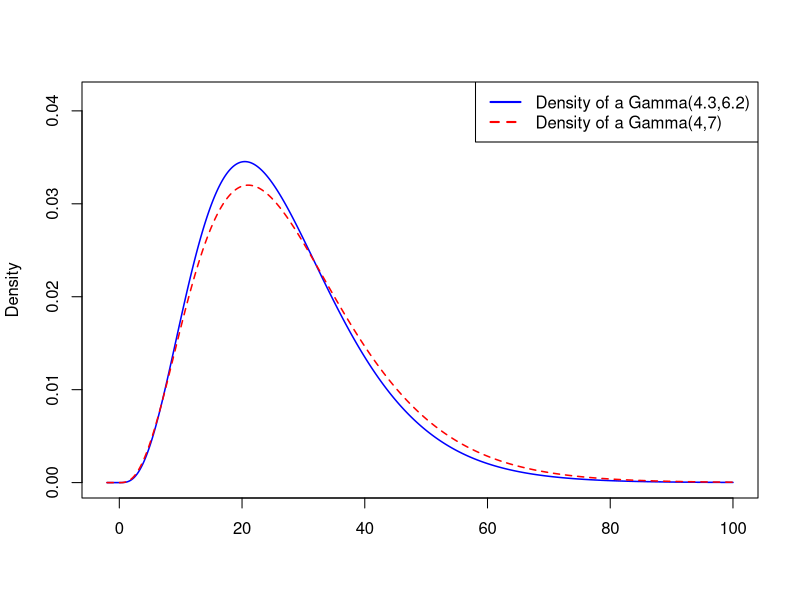
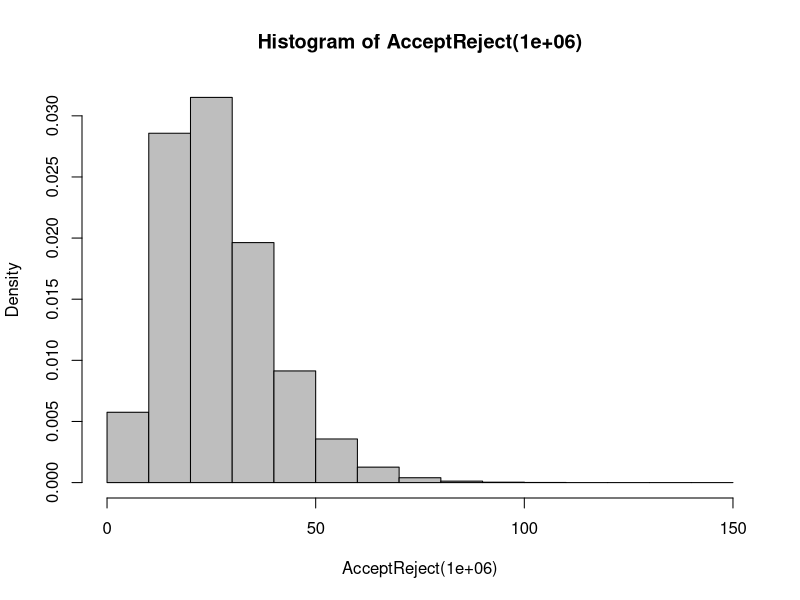

Here is the R script that generated these plots, in order: (Note: a time limit stopped this script after it produced the figures.)
# Exercise 7.1

#Calculate the mean of a Gamma(4.3,6.2) random variable using

#(a) Accept-Reject with a Gamma(4,7) candidate.

X <- seq(-2,100,length=100000)
Gamma_var1<-dgamma(X, shape = 4.3, scale = 6.2)
Gamma_var2<-dgamma(X, shape = 4, scale = 7)
par(mfrow = c(1,1))
plot(range(X), c(0,max(Gamma_var1)*1.2),type="n",xlab="",ylab="Density")
lines(X,Gamma_var1,col="blue",lty=1,lwd=1.5)
lines(X,Gamma_var2,col="red",lty=2,lwd=1.5)
legend("topright",c("Density of a Gamma(4.3,6.2)","Density of a Gamma(4,7)"), 
       lty=c(1,2), col=c("blue","red"),lwd=c(2,2))
Ratio<-Gamma_var1/Gamma_var2
M<-max(Ratio,na.rm=TRUE)


AcceptReject=function(nb_simulations, max_ratio=M){
  n<-ceiling(nb_simulations*max_ratio)
  candidate<-rgamma(n, shape = 4, scale = 7)
  uniform<-runif(n,max=max_ratio)
  result<-candidate[uniform<=dgamma(candidate, shape = 4.3, scale = 6.2)
                                /dgamma(candidate, shape = 4, scale = 7)]
  if(length(result)>=nb_simulations)  {
    return(result[1:nb_simulations])
  }
  else {
    return(c(result,AcceptReject(nb_simulations-length(result))))
  }
}
par(mfrow = c(1, 1))
hist(AcceptReject(1000000), prob=T, col='grey')
mean(AcceptReject(1000000))

real_mean_value<-4.3*6.2
real_variance_value<-4.3*6.2^2
N<-seq(0,100000, length=1000)
Y_acceptreject<-sapply(N,FUN=function(n){mean(AcceptReject(n))})
Y2_acceptreject<-sapply(N,FUN=function(n){var(AcceptReject(n))})
par(mfrow = c(2, 1))
plot(N,Y_acceptreject,type="n",main="Convergence of the AcceptReject algorithm",
     xlab="Number of simulations",ylab="Value of the estimator")
lines(N,Y_acceptreject,col="red",lwd=2)
abline(h=real_mean_value,col="black")
plot(N,Y2_acceptreject,type="n",main="Variance of the AcceptReject algorithm",
     xlab="Number of simulations",ylab="Variance of the estimator")
lines(N,Y2_acceptreject,col="blue",lwd=2)
abline(h=real_variance_value,col="black")

#(b) Metropolis–Hastings with a Gamma(4,7) candidate.

Candidate_shape<-4
Candidate_scale<-7
target_density=function(x){
  dgamma(x, shape = 4.3, scale = 6.2)}
candidate_density=function(x){
  dgamma(x, shape = Candidate_shape, scale = Candidate_scale)}
rho_probability=function(x,y){
  min(1,(target_density(y)/target_density(x))*(candidate_density(x)/candidate_density(y)))}

metropolis_hastings_1step=function(x) {
  y<-rgamma(1,shape=Candidate_shape, scale=Candidate_scale)
  rho<-rho_probability(x,y)
  bin<-rbinom(n=1, size=1, prob=rho)
  if (bin==1)  {return(y)}
  else {return(x)}}

metropolis_hastings_full=function(nb_simulations, starting_point=4){
  x<-rep(NA,nb_simulations)
  x[1]<-starting_point
  for(i in 2:nb_simulations){
    x[i]<-metropolis_hastings_1step(x[i-1])}
  return(x)}

hist(metropolis_hastings_full(100000), prob=T, col='grey')

N<-seq(2,10000, length=1000)
Y_mh1<-sapply(N,FUN=function(n){mean(metropolis_hastings_full(n))})
Y2_mh1<-sapply(N,FUN=function(n){var(metropolis_hastings_full(n))})
par(mfrow = c(2, 1))
plot(N,Y_mh1,type="n",main="Convergence of the Metropolis-Hastings algorithm - Candidate 1",
     xlab="Number of simulations",ylab="Value of the estimator")
lines(N,Y_mh1,col="red",lwd=2)
abline(h=real_mean_value,col="black")
plot(N,Y2_mh1,type="n",main="Variance of the Metropolis-Hastings algorithm - Candidate 1",
     xlab="Number of simulations",ylab="Variance of the estimator")
lines(N,Y2_mh1,col="blue",lwd=2)
abline(h=real_variance_value,col="black")

#(c) Metropolis–Hastings with a Gamma(5,6) candidate.

Candidate_shape<-5
Candidate_scale<-6

target_density=function(x){
  dgamma(x, shape = 4.3, scale = 6.2)}
candidate_density=function(x){
  dgamma(x, shape = Candidate_shape, scale = Candidate_scale)}
rho_probability=function(x,y){
  min(1,(target_density(y)/target_density(x))*(candidate_density(x)/candidate_density(y)))}

metropolis_hastings_1step=function(x) {
  y<-rgamma(1,shape=Candidate_shape, scale=Candidate_scale)
  rho<-rho_probability(x,y)
  bin<-rbinom(n=1, size=1, prob=rho)
  if (bin==1)  {return(y)}
  else {return(x)}
}

metropolis_hastings_full=function(nb_simulations, starting_point=4){
  x<-rep(NA,nb_simulations)
  x[1]<-starting_point
  for(i in 2:nb_simulations){
    x[i]<-metropolis_hastings_1step(x[i-1])}
  return(x)
}

hist(metropolis_hastings_full(100000), prob=T, col='grey')

N<-seq(2,10000, length=1000)
Y_mh2<-sapply(N,FUN=function(n){mean(metropolis_hastings_full(n))})
Y2_mh2<-sapply(N,FUN=function(n){var(metropolis_hastings_full(n))})
par(mfrow = c(2, 1))
plot(N,Y_mh2,type="n",main="Convergence of the Metropolis-Hastings algorithm - Candidate 2",
     xlab="Number of simulations",ylab="Value of the estimator")
lines(N,Y_mh2,col="red",lwd=2)
abline(h=real_mean_value,col="black")
plot(N,Y2_mh2,type="n",main="Variance of the Metropolis-Hastings algorithm - Candidate 2",
     xlab="Number of simulations",ylab="Variance of the estimator")
lines(N,Y2_mh2,col="blue",lwd=2)
abline(h=real_variance_value,col="black")

#In each case monitor the convergence

par(mfrow = c(1, 1))
plot(N,Y_mh2,type="n",main="Comparative convergence of algorithms",
     xlab="Number of simulations",ylab="Value of the estimator",
     ylim=c(25,28))
lines(N,Y_acceptreject,col="red",lwd=1)
lines(N,Y_mh1,col="green",lwd=1)
lines(N,Y_mh2,col="blue",lwd=1)
legend("topright",c("Accept-Reject with Candidate Gamma(4,7)",
                    "Metropolis-Hastings with Candidate Gamma(4,7)",
                    "Metropolis-Hastings with Candidate Gamma(5,6)"),
                    col=c("red","green","blue"),lwd=c(1,1,1))
abline(h=real_mean_value,col="black")

precision=function(algorithm,num_decimals)  {
  n<-1000
  while(abs(mean(algorithm(n))-real_mean_value)>10^(-num_decimals)){
    n<-n+100}
  return(n)}
set.seed(1)
precision(AcceptReject,3)
precision(metropolis_hastings_full,3)
